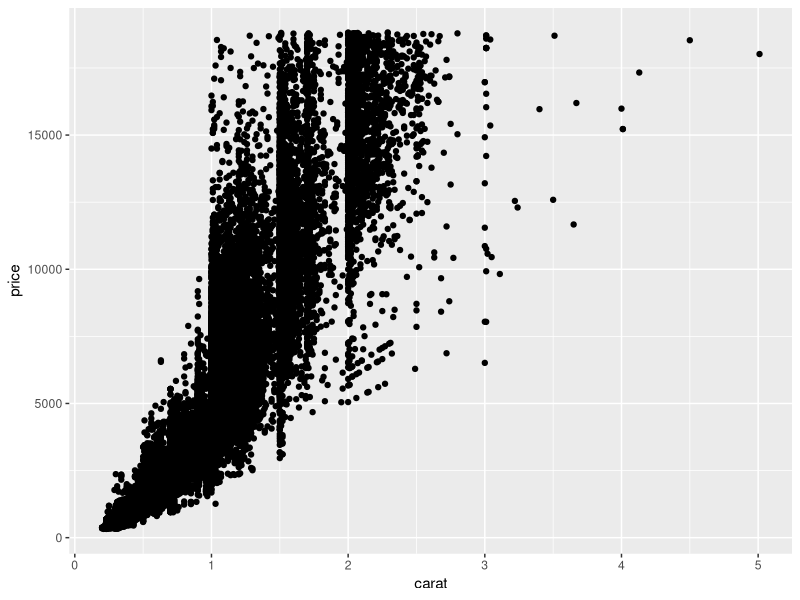
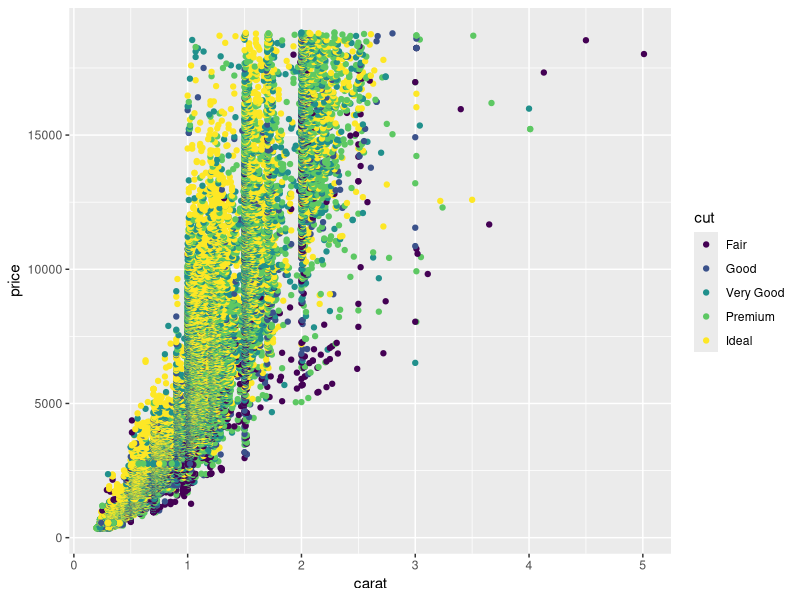
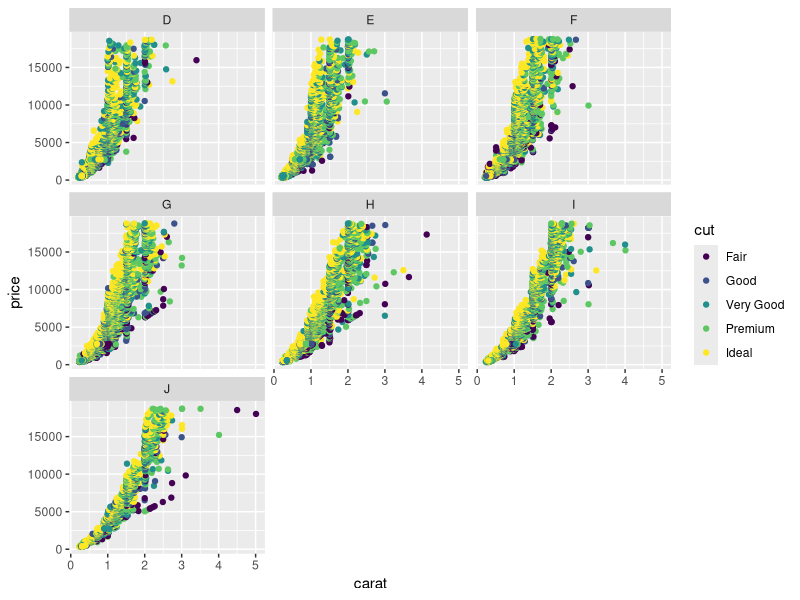

Generate these figures, in order, with R:
## ---- chunk 1

#install.packages("tidyverse") #only run this line if you have not installed the Tidyverse package previously
library(tidyverse)

## ---- chunk 2
diamonddata = diamonds
print(paste("Number of Rows:", nrow(diamonddata)))
print(paste("Number of Columns:", ncol(diamonddata)))

## ---- chunk 3
ggplot(data = diamonddata, aes(x=carat, y=price)) + geom_point()

## ---- chunk 4
ggplot(data = diamonddata, aes(x=carat, y=price, color=cut)) + geom_point()

## ---- chunk 5
ggplot(data = diamonddata, aes(x=carat, y=price, color=cut)) + geom_point() + facet_wrap(~color)

## ---- chunk 6
InventoryData <- read_csv("InventoryData.csv")
summary(InventoryData)
## ---- chunk 7
inventoryA = 
  InventoryData %>% filter(Supplier == 'A')

print(paste("Number of Rows in 'InventoryA' Dataframe:", nrow(inventoryA)))
## ---- chunk 8
inventoryA = mutate(inventoryA, OnHandRatio = `On Hand` / `Annual Demand`)

## ---- chunk 9
avg_cost = 
  inventoryA %>%
    group_by(`Item SKU`) %>%
      summarise(SKUAvgCost = median(`Cost per Unit ($)`))

## ---- chunk 10
print(paste("Q: Given your previous course experience with R/RStudio, what topics/concepts did you find to be
most challenging?
"))

print(paste("A: Task 9 seemed to be a little bit of a challenge but overall it was not too difficult."))
